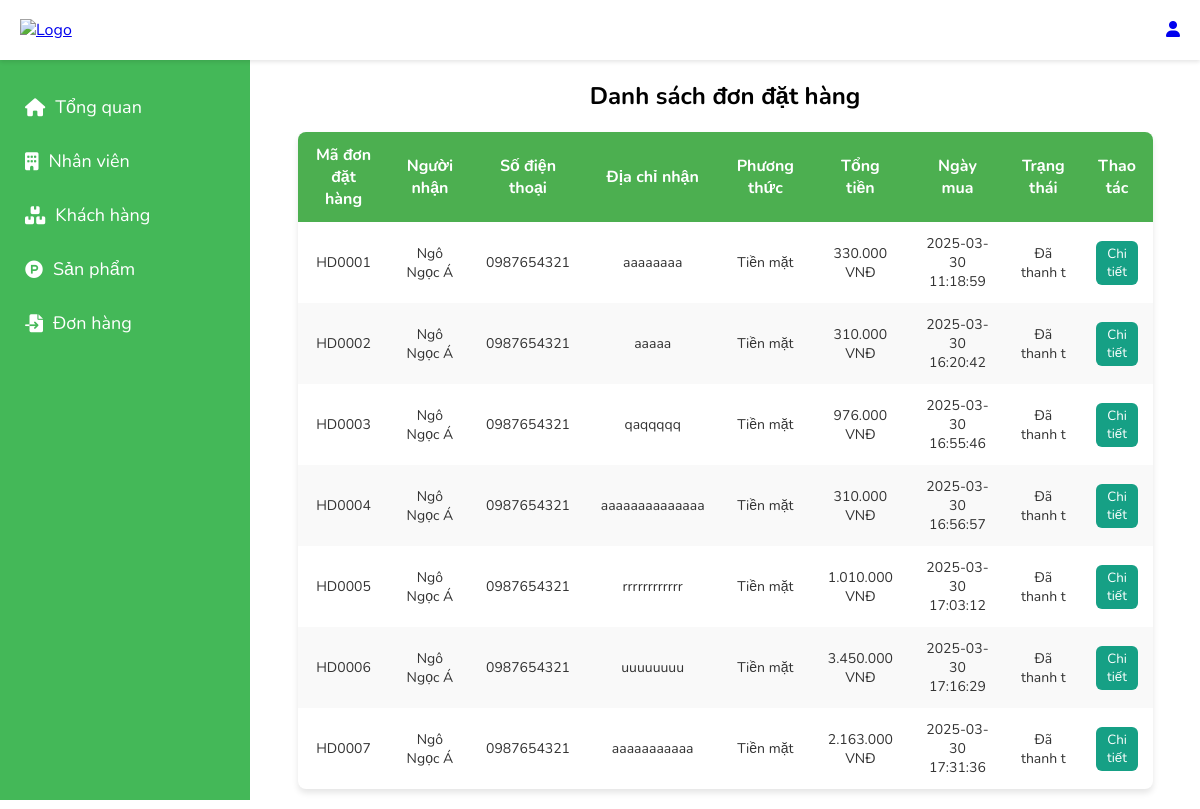
The page /admin/donhang (signed in) on the database its author committed.
### tables this page shows
CREATE TABLE `hoadon`
(
    `id`                int(3) NOT NULL,
    `mahoadon`          varchar(10)    NOT NULL,
    `makhachhang`       varchar(10)    NOT NULL,
    `hoten_nhan`        varchar(200)   NOT NULL,
    `sdt_nhan`          varchar(10)    NOT NULL,
    `diachi_nhan`       varchar(500)   NOT NULL,
    `ngaytao`           datetime       NOT NULL DEFAULT current_timestamp(),
    `tongtientruocgiam` decimal(10, 0) NOT NULL,
    `giamgia`           int(10) NOT NULL DEFAULT 0,
    `tongtiensaugiam`   decimal(10, 0) NOT NULL,
    `pttt`              varchar(200)   NOT NULL,
    `trangthai`         varchar(20)             DEFAULT 'new'
);

### app/Controllers/admincontroller.php (called while the page is built, shortened)
<?php
require_once dirname(dirname(dirname(__FILE__))) . '/core/Controller.php';
class adminController extends Controller
{
    private $adminModel;
    public function __construct()
    {
        $this->adminModel = $this->model('adminModel');
    }
    public function donhang()
    {
        $listddh = $this->adminModel->getddh();
        $chitietddh = $this->adminModel->chitietdonhang();
        $this->view('admin/listddh', ['listddh' => $listddh, 'ctddh' => $chitietddh]);
    }
}

### core/routers.php (called while the page is built, shortened)
<?php
class Router {
    protected $action = 'trangchu';
    private function parseUrl($uri) {
        $uri = str_replace(WEBROOT, '', $uri);
        return explode('/', filter_var(rtrim($uri, '/'), FILTER_SANITIZE_URL));
    }
    public function dispatch($uri) {
        $url = $this->parseUrl($uri);
        if (isset($url[0]) && !empty($url[0])) {
            $controllerName = strtolower($url[0]) . 'Controller';
            $controllerPath = 'app/Controllers/' . $controllerName . '.php';
            if (file_exists($controllerPath)) {
                unset($url[0]);
            }
        }
        $this->controller = new $this->controller;
        if (isset($url[1]) && method_exists($this->controller, $url[1])) {
            $this->action = $url[1];
            unset($url[1]);
        }
        $this->params = $url ? array_values($url) : [];
        call_user_func_array([$this->controller, $this->action], $this->params);
    }
}
?>

### index.php (called while the page is built, shortened)
<?php
require_once dirname(__FILE__) . '/core/routers.php';
$router = new Router();
$router->dispatch($_SERVER['REQUEST_URI']);
?>

### config.php (called while the page is built, shortened)
<?php
$dotenv = Dotenv\Dotenv::createImmutable(__DIR__);

### core/model.php (called while the page is built, shortened)
<?php
require_once dirname(dirname(__FILE__)) . '/config.php';
class Model
{
    public function __construct()
    {
        $this->con = new mysqli(
            $_ENV['DATABASE_HOST'],
            $_ENV['DATABASE_USER'],
            $_ENV['DATABASE_PASS'],
            $_ENV['DATABASE_NAME']
        );
    }
}

### app/models/adminModel.php (called while the page is built, shortened)
<?php
require_once dirname(dirname(dirname(__FILE__))) . '/core/model.php';
class adminModel extends Model
{
    protected $tbldonhang = "hoadon";
    public function getddh()
    {
        $sql = "SELECT * FROM $this->tbldonhang";
        $result = $this->con->query($sql);
        return $result;
    }
}
?>

### app/views/admin/listddh.php (the view, shortened to what this page needs)
<!DOCTYPE html>
<html lang="en">
<head>
</head>
<body>
<div class="detail">
    <main class="main-content">
        <h2 style="text-align: center;">Danh sách đơn đặt hàng</h2>
        <table>
            <thead>
            <tr>
                <th>Mã đơn đặt hàng</th>
                <th>Người nhận</th>
                <th>Số điện thoại</th>
                <th>Địa chỉ nhận</th>
                <th>Phương thức</th>
                <th>Tổng tiền</th>
                <th>Ngày mua</th>
                <th>Trạng thái</th>
                <th>Thao tác</th>
            </tr>
            </thead>
            <tbody>
            <?php
            while ($row = mysqli_fetch_array($listddh)) {
                ?>
                <tr>
                    <td><?php echo $row['mahoadon'] ?></td>
                    <td><?php echo $row['hoten_nhan'] ?></td>
                    <td><?php echo $row['sdt_nhan'] ?></td>
                    <td><?php echo $row['diachi_nhan'] ?></td>
                    <td><?php if ($row['pttt'] == "tien_mat") {
                            echo "Tiền mặt";
                        } else {
                            echo "Chuyển khoản";
                        } ?></td>
                    <td><?php echo number_format($row['tongtiensaugiam'], 0, ',', '.'); ?> VNĐ</td>
                    <td><?php echo $row['ngaytao'] ?></td>
                    <td><?php echo $row['trangthai'] ?></td>
                    <td>
                        <button onclick="openPopup('<?php echo $row['mahoadon']; ?>')"
                                style="background-color: #16A085; color: white; border: none; padding: 4px 4px; border-radius: 6px; cursor: pointer;">
                            Chi tiết
                        </button>
                    </td>
                </tr>
                <?php $i++;
            } ?>
            </tbody>
        </table>
    </main>
</div>
</body>
</html>

### app/views/header.php (style rules this page uses)
* { margin: 0; padding: 0; box-sizing: border-box; font-family: "Nunito", sans-serif; }
.detail { margin-left: 250px; margin-top: 80px; }

### app/views/admin/listddh.php (style rules this page uses)
table { width: 90%; margin: 20px auto; border-collapse: collapse; background-color: white; box-shadow: 0 4px 6px rgba(0, 0, 0, 0.1); border-radius: 8px; overflow: hidden; }
th, td { padding: 12px 15px; text-align: center; }
th { background-color: #4CAF50; color: white; font-size: 16px; font-weight: bold; }
td { color: #333; font-size: 14px; }
tr:nth-child(even) { background-color: #f9f9f9; }

### rows shown on the page
hoadon: mahoadon "HD0001", hoten_nhan "Ngô Ngọc Á", sdt_nhan "0987654321", diachi_nhan "aaaaaaaa", pttt "Tiền mặt", tongtiensaugiam "330.000", ngaytao "2025-03-30 11:18:59", trangthai "Đã thanh t"
hoadon: mahoadon "HD0002", hoten_nhan "Ngô Ngọc Á", sdt_nhan "0987654321", diachi_nhan "aaaaa", pttt "Tiền mặt", tongtiensaugiam "310.000", ngaytao "2025-03-30 16:20:42", trangthai "Đã thanh t"
hoadon: mahoadon "HD0003", hoten_nhan "Ngô Ngọc Á", sdt_nhan "0987654321", diachi_nhan "qaqqqqq", pttt "Tiền mặt", tongtiensaugiam "976.000", ngaytao "2025-03-30 16:55:46", trangthai "Đã thanh t"
hoadon: mahoadon "HD0004", hoten_nhan "Ngô Ngọc Á", sdt_nhan "0987654321", diachi_nhan "aaaaaaaaaaaaaa", pttt "Tiền mặt", tongtiensaugiam "310.000", ngaytao "2025-03-30 16:56:57", trangthai "Đã thanh t"
hoadon: mahoadon "HD0005", hoten_nhan "Ngô Ngọc Á", sdt_nhan "0987654321", diachi_nhan "rrrrrrrrrrrr", pttt "Tiền mặt", tongtiensaugiam "1.010.000", ngaytao "2025-03-30 17:03:12", trangthai "Đã thanh t"
hoadon: mahoadon "HD0006", hoten_nhan "Ngô Ngọc Á", sdt_nhan "0987654321", diachi_nhan "uuuuuuuu", pttt "Tiền mặt", tongtiensaugiam "3.450.000", ngaytao "2025-03-30 17:16:29", trangthai "Đã thanh t"
hoadon: mahoadon "HD0007", hoten_nhan "Ngô Ngọc Á", sdt_nhan "0987654321", diachi_nhan "aaaaaaaaaaa", pttt "Tiền mặt", tongtiensaugiam "2.163.000", ngaytao "2025-03-30 17:31:36", trangthai "Đã thanh t"
